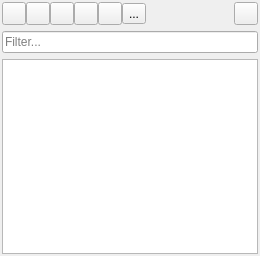
<?xml version="1.0" encoding="UTF-8"?>
<ui version="4.0">
 <class>LC_UCSListWidget</class>
 <widget class="QWidget" name="LC_UCSListWidget">
  <property name="geometry">
   <rect>
    <x>0</x>
    <y>0</y>
    <width>260</width>
    <height>256</height>
   </rect>
  </property>
  <property name="windowTitle">
   <string>Form</string>
  </property>
  <layout class="QGridLayout" name="gridLayout">
   <property name="leftMargin">
    <number>2</number>
   </property>
   <property name="topMargin">
    <number>2</number>
   </property>
   <property name="rightMargin">
    <number>2</number>
   </property>
   <property name="bottomMargin">
    <number>2</number>
   </property>
   <property name="horizontalSpacing">
    <number>0</number>
   </property>
   <item row="0" column="0">
    <layout class="QHBoxLayout" name="horizontalLayout">
     <item>
      <widget class="QToolButton" name="tbAdd">
       <property name="toolTip">
        <string>Create new user coordinates system.</string>
       </property>
       <property name="styleSheet">
        <string notr="true"/>
       </property>
       <property name="text">
        <string/>
       </property>
       <property name="icon">
        <iconset resource="../../../../res/icons/icons.qrc">
         <normaloff>:/icons/ucs_add.svg</normaloff>:/icons/ucs_add.svg</iconset>
       </property>
      </widget>
     </item>
     <item>
      <widget class="QToolButton" name="tbRestore">
       <property name="toolTip">
        <string>Restores selected user coordinates system.</string>
       </property>
       <property name="text">
        <string/>
       </property>
       <property name="icon">
        <iconset resource="../../../../res/icons/icons.qrc">
         <normaloff>:/icons/ucs_set.svg</normaloff>:/icons/ucs_set.svg</iconset>
       </property>
      </widget>
     </item>
     <item>
      <widget class="QToolButton" name="tbPreview">
       <property name="toolTip">
        <string>Preview of coordinate system origin and angle.</string>
       </property>
       <property name="text">
        <string/>
       </property>
       <property name="icon">
        <iconset resource="../../../../res/icons/icons.qrc">
         <normaloff>:/icons/ucs_preview.svg</normaloff>:/icons/ucs_preview.svg</iconset>
       </property>
      </widget>
     </item>
     <item>
      <widget class="QToolButton" name="tbUpdate">
       <property name="toolTip">
        <string>Saves currently used coordinate system (it is usefull if UCS comes from saved view)</string>
       </property>
       <property name="text">
        <string/>
       </property>
       <property name="icon">
        <iconset resource="../../../../res/icons/icons.qrc">
         <normaloff>:/icons/set_ucs.svg</normaloff>:/icons/set_ucs.svg</iconset>
       </property>
      </widget>
     </item>
     <item>
      <widget class="QToolButton" name="tbRename">
       <property name="toolTip">
        <string>Edit selected user coordinates name. No-name UCS are temporary and are not saved.</string>
       </property>
       <property name="text">
        <string/>
       </property>
       <property name="icon">
        <iconset resource="../../../../res/icons/icons.qrc">
         <normaloff>:/icons/rename_active_block.svg</normaloff>:/icons/rename_active_block.svg</iconset>
       </property>
      </widget>
     </item>
     <item>
      <widget class="QToolButton" name="tbRemove">
       <property name="toolTip">
        <string>Removes selected user coordinates system.</string>
       </property>
       <property name="text">
        <string>...</string>
       </property>
       <property name="icon">
        <iconset resource="../../../../res/icons/icons.qrc">
         <normaloff>:/icons/remove.svg</normaloff>:/icons/remove.svg</iconset>
       </property>
      </widget>
     </item>
    </layout>
   </item>
   <item row="0" column="1">
    <spacer name="horizontalSpacer">
     <property name="orientation">
      <enum>Qt::Horizontal</enum>
     </property>
     <property name="sizeHint" stdset="0">
      <size>
       <width>60</width>
       <height>20</height>
      </size>
     </property>
    </spacer>
   </item>
   <item row="0" column="2">
    <widget class="QToolButton" name="tbSettings">
     <property name="toolTip">
      <string>Settings</string>
     </property>
     <property name="styleSheet">
      <string notr="true"/>
     </property>
     <property name="text">
      <string/>
     </property>
     <property name="icon">
      <iconset resource="../../../../res/actions/actions.qrc">
       <normaloff>:/actions/configure.png</normaloff>:/actions/configure.png</iconset>
     </property>
    </widget>
   </item>
   <item row="2" column="0" colspan="3">
    <widget class="QTableView" name="tvTable">
     <attribute name="horizontalHeaderMinimumSectionSize">
      <number>24</number>
     </attribute>
     <attribute name="horizontalHeaderStretchLastSection">
      <bool>true</bool>
     </attribute>
     <attribute name="verticalHeaderVisible">
      <bool>false</bool>
     </attribute>
    </widget>
   </item>
   <item row="1" column="0" colspan="3">
    <layout class="QHBoxLayout" name="layFilter">
     <item>
      <widget class="QLineEdit" name="leFilterMask">
       <property name="sizePolicy">
        <sizepolicy hsizetype="Minimum" vsizetype="Minimum">
         <horstretch>1</horstretch>
         <verstretch>0</verstretch>
        </sizepolicy>
       </property>
       <property name="minimumSize">
        <size>
         <width>50</width>
         <height>0</height>
        </size>
       </property>
       <property name="toolTip">
        <string>Filtering user coordinates by name</string>
       </property>
       <property name="placeholderText">
        <string>Filter...</string>
       </property>
       <property name="clearButtonEnabled">
        <bool>true</bool>
       </property>
      </widget>
     </item>
    </layout>
   </item>
  </layout>
 </widget>
 <resources>
  <include location="../../../../res/icons/icons.qrc"/>
  <include location="../../../../res/icons/icons.qrc"/>
  <include location="../../../../res/actions/actions.qrc"/>
 </resources>
 <connections/>
</ui>
